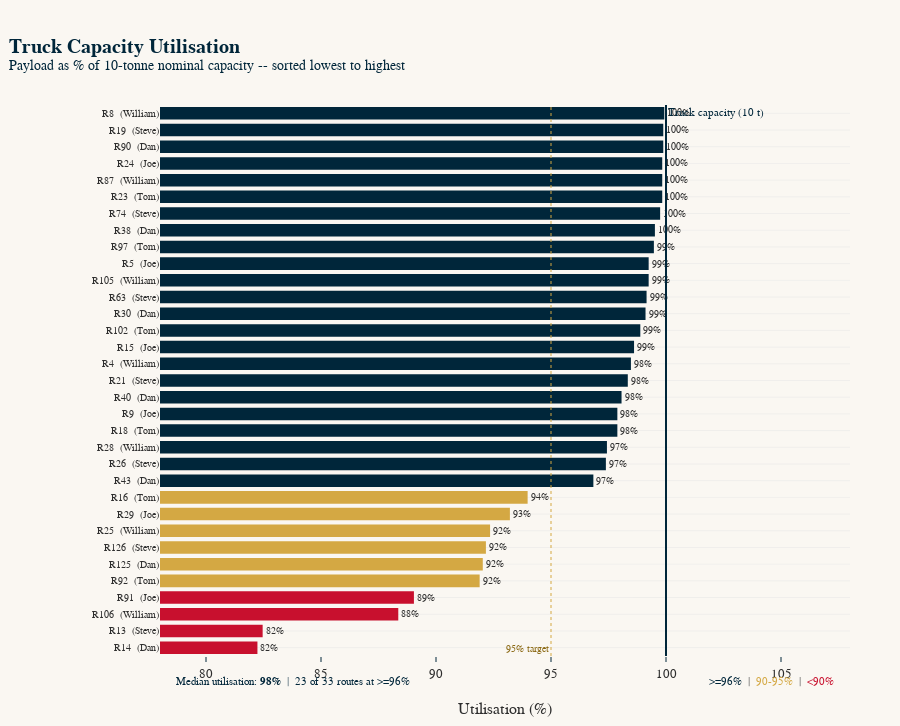

Notebook code cell kept with this figure:
### Markdown cell above
---
## 6 - Capacity Utilisation

How full is each truck? This is a direct measure of packing efficiency. The ALNS solver's regret-2 repair operator is designed to fill trucks as close to capacity as possible -- leaving a nearly empty truck on the road is pure waste. The target is above 95%.

### Code cell
# ---
# CHART 6 · Capacity Utilisation -- Sorted Horizontal Bar
# ---

routes_sorted = routes.sort_values("Weight_kg", ascending=True).copy()
routes_sorted["util_pct"] = routes_sorted["Weight_kg"] / 10000 * 100
routes_sorted["route_label"] = "R" + routes_sorted["Route"].astype(str) + "  (" + routes_sorted["Driver"] + ")"

colours = [ADM["crimson"] if u < 90 else ADM["gold"] if u < 96 else ADM["navy"]
           for u in routes_sorted["util_pct"]]

fig = go.Figure()
fig.add_trace(go.Bar(
    y=routes_sorted["route_label"],
    x=routes_sorted["util_pct"],
    orientation="h",
    marker_color=colours,
    text=routes_sorted["util_pct"].apply(lambda v: f"{v:.0f}%"),
    textposition="outside", textfont=dict(size=10),
    hovertemplate="<b>%{y}</b><br>Utilisation: %{x:.1f}%<br>Payload: %{customdata:,.0f} kg<extra></extra>",
    customdata=routes_sorted["Weight_kg"],
))

# reference lines
fig.add_vline(x=100, line_dash="solid", line_color=ADM["navy"], line_width=2,
              annotation_text="Truck capacity (10 t)", annotation_position="top right",
              annotation_font=dict(color=ADM["navy"], size=11))
fig.add_vline(x=95, line_dash="dot", line_color=ADM["gold"], line_width=1,
              annotation_text="95% target", annotation_position="bottom left",
              annotation_font=dict(color=ADM["earth"], size=10))

# colour legend annotation
fig.add_annotation(
    x=0.98, y=-0.06, xref="paper", yref="paper", showarrow=False,
    text="<span style='color:#00263A'>>=96%</span>  |  "
         "<span style='color:#D4A843'>90-95%</span>  |  "
         "<span style='color:#C8102E'><90%</span>",
    font=dict(size=11), xanchor="right",
)

# summary stats
pct = routes_sorted["util_pct"].median()
n_high = (routes_sorted["util_pct"] >= 96).sum()
fig.add_annotation(
    x=0.02, y=-0.06, xref="paper", yref="paper", showarrow=False,
    text=f"Median utilisation: <b>{pct:.0f}%</b>  |  {n_high} of {len(routes_sorted)} routes at >=96%",
    font=dict(size=11, color=ADM["navy"]), xanchor="left",
)

fig.update_layout(
    title="<b>Truck Capacity Utilisation</b><br>"
          "<sup>Payload as % of 10-tonne nominal capacity -- sorted lowest to highest</sup>",
    xaxis=dict(title="Utilisation (%)", range=[78, 108]),
    yaxis=dict(title="", tickfont=dict(size=10)),
    height=max(500, len(routes_sorted) * 22),
    width=900,
    showlegend=False,
    margin=dict(l=160, r=50, t=105, b=70),
)
fig.show()

### Figure 1 — Plotly figure (JSON) as saved in the notebook; plotly's stock layout.template omitted (floating-point values rounded to 4 significant figures)
{"data": [{"customdata": [8224.0, 8246.0, 8836.0, 8904.0, 9190.0, 9203.0, 9217.0, 9235.0, 9321.0, 9398.0, 9684.0, 9739.0, 9743.0, 9788.0, 9788.0, 9807.0, 9834.0, 9848.0, 9861.0, 9888.0, 9911.0, 9916.0, 9925.0, 9925.0, 9947.0, 9952.0, 9974.0, 9984.0, 9984.0, 9984.0, 9988.0, 9988.0, 9993.0], "hovertemplate": "<b>%{y}</b><br>Utilisation: %{x:.1f}%<br>Payload: %{customdata:,.0f} kg<extra></extra>", "marker": {"color": ["#C8102E", "#C8102E", "#C8102E", "#C8102E", "#D4A843", "#D4A843", "#D4A843", "#D4A843", "#D4A843", "#D4A843", "#00263A", "#00263A", "#00263A", "#00263A", "#00263A", "#00263A", "#00263A", "#00263A", "#00263A", "#00263A", "#00263A", "#00263A", "#00263A", "#00263A", "#00263A", "#00263A", "#00263A", "#00263A", "#00263A", "#00263A", "#00263A", "#00263A", "#00263A"]}, "orientation": "h", "text": ["82%", "82%", "88%", "89%", "92%", "92%", "92%", "92%", "93%", "94%", "97%", "97%", "97%", "98%", "98%", "98%", "98%", "98%", "99%", "99%", "99%", "99%", "99%", "99%", "99%", "100%", "100%", "100%", "100%", "100%", "100%", "100%", "100%"], "textfont": {"size": 10}, "textposition": "outside", "type": "bar", "x": [82.24, 82.46, 88.36, 89.04, 91.9, 92.03, 92.17, 92.35, 93.21, 93.98, 96.84, 97.39, 97.43, 97.89, 97.89, 98.07, 98.34, 98.47, 98.61, 98.88, 99.11, 99.16, 99.25, 99.25, 99.47, 99.52, 99.74, 99.84, 99.84, 99.84, 99.88, 99.88, 99.93], "y": ["R14  (Dan)", "R13  (Steve)", "R106  (William)", "R91  (Joe)", "R92  (Tom)", "R125  (Dan)", "R126  (Steve)", "R25  (William)", "R29  (Joe)", "R16  (Tom)", "R43  (Dan)", "R26  (Steve)", "R28  (William)", "R18  (Tom)", "R9  (Joe)", "R40  (Dan)", "R21  (Steve)", "R4  (William)", "R15  (Joe)", "R102  (Tom)", "R30  (Dan)", "R63  (Steve)", "R105  (William)", "R5  (Joe)", "R97  (Tom)", "R38  (Dan)", "R74  (Steve)", "R23  (Tom)", "R87  (William)", "R24  (Joe)", "R90  (Dan)", "R19  (Steve)", "R8  (William)"]}], "layout": {"annotations": [{"font": {"color": "#00263A", "size": 11}, "showarrow": false, "text": "Truck capacity (10 t)", "x": 100, "xanchor": "left", "xref": "x", "y": 1, "yanchor": "top", "yref": "y domain"}, {"font": {"color": "#8B6914", "size": 10}, "showarrow": false, "text": "95% target", "x": 95, "xanchor": "right", "xref": "x", "y": 0, "yanchor": "bottom", "yref": "y domain"}, {"font": {"size": 11}, "showarrow": false, "text": "<span style='color:#00263A'>>=96%</span>  |  <span style='color:#D4A843'>90-95%</span>  |  <span style='color:#C8102E'><90%</span>", "x": 0.98, "xanchor": "right", "xref": "paper", "y": -0.06, "yref": "paper"}, {"font": {"color": "#00263A", "size": 11}, "showarrow": false, "text": "Median utilisation: <b>98%</b>  |  23 of 33 routes at >=96%", "x": 0.02, "xanchor": "left", "xref": "paper", "y": -0.06, "yref": "paper"}], "height": 726, "margin": {"b": 70, "l": 160, "r": 50, "t": 105}, "shapes": [{"line": {"color": "#00263A", "dash": "solid", "width": 2}, "type": "line", "x0": 100, "x1": 100, "xref": "x", "y0": 0, "y1": 1, "yref": "y domain"}, {"line": {"color": "#D4A843", "dash": "dot", "width": 1}, "type": "line", "x0": 95, "x1": 95, "xref": "x", "y0": 0, "y1": 1, "yref": "y domain"}], "showlegend": false, "title": {"text": "<b>Truck Capacity Utilisation</b><br><sup>Payload as % of 10-tonne nominal capacity -- sorted lowest to highest</sup>"}, "width": 900, "xaxis": {"range": [78, 108], "title": {"text": "Utilisation (%)"}}, "yaxis": {"tickfont": {"size": 10}, "title": {"text": ""}}}}
